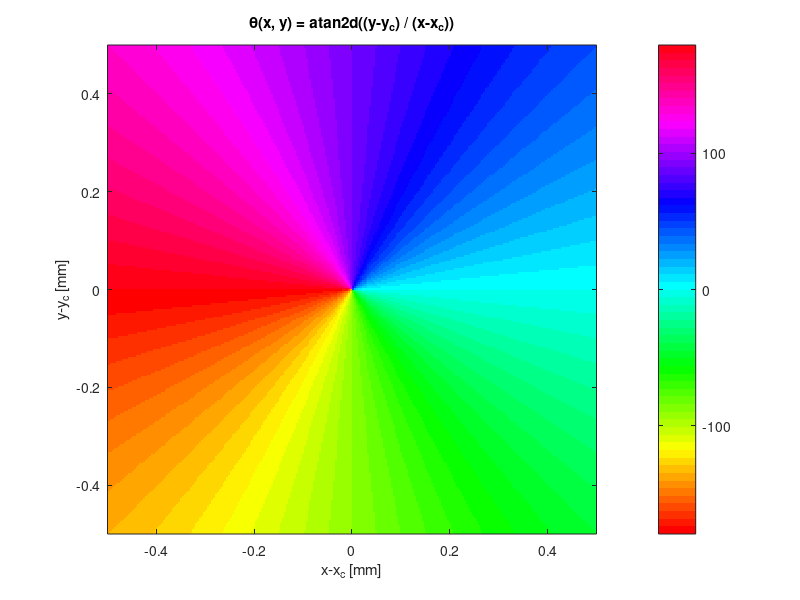
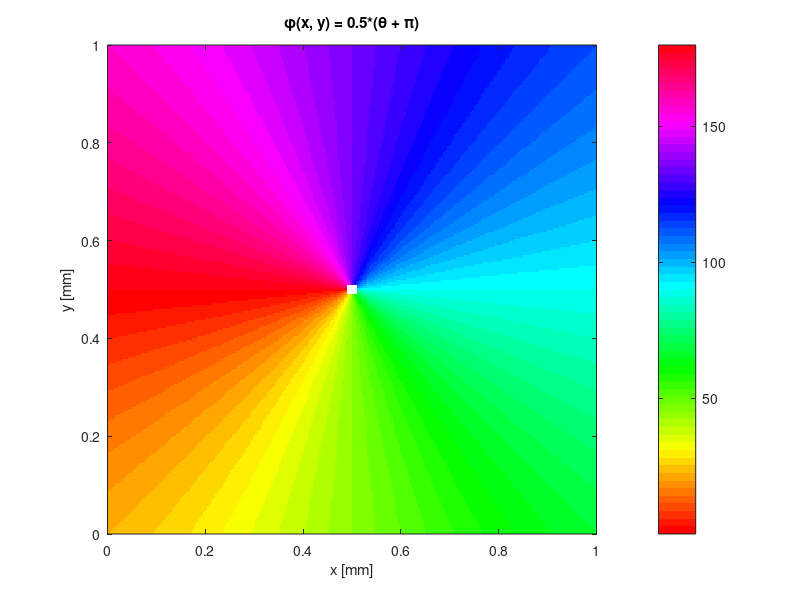
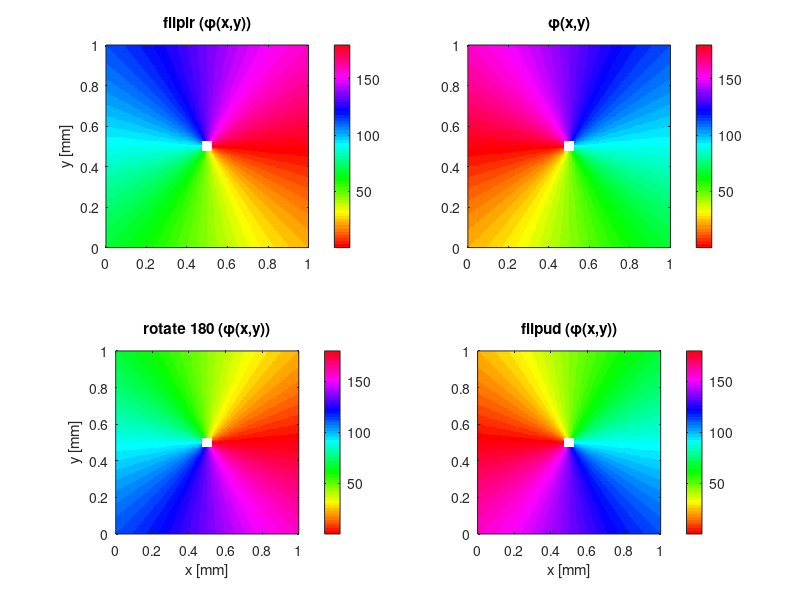

Reproduce these figures in MATLAB, in order. (Note: this script raises an error after producing the figures.)
N=254; %number of points
%{
pinwheel location
--------------------------
          y axis
            ^
 --  -   |  |  |   +   --
            |
------------|-------------> x axix
            |
 --  +   |  |  |   -   --   

---------------------------
'-' sign stands for clockwise rotation
'+' sign stands for counter clockwise rotation

%}
%==========================================================================
% STEP 1: Compute the right-top pinwheel matrix
% Size of the fundamental domain 
X_rt=(0:1/(N-1):1);
Y_rt=(0:1/(N-1):1);

% Pinwheel centre
x_pw = 0.5; % mm
y_pw = 0.5; % mm


% Shift coordinates
Xc = abs(X_rt) - x_pw;
Yc = abs(Y_rt) - y_pw;

%%

% Grid of the domain
[X, Y] = meshgrid(Xc, Yc);

% theta
A        = atan2d(Y, X);
%%
xy_idx = ceil(N/2);
A_rt(xy_idx, xy_idx) = -inf;

figure(1);
imagesc(Xc, Yc, A); hold on;
title('\theta(x, y) = atan2d((y-y_c) / (x-x_c))')
colormap('hsv')
axis equal
xlim([-0.5, 0.5])
ylim([-0.5, 0.5])

xlabel('x-x_c [mm]')
ylabel('y-y_c [mm]')
set(gca, 'YDir', 'normal');
colorbar()
%%

% Shift range to 0 - 180 
% phi = 1/2 * (theta + 180)
A_rt = 0.5*(atan2d(Y, X) + 180);

figure(2);
imagesc(X_rt, Y_rt, A_rt); hold on;
title('\phi(x, y) = 0.5*(\theta + \pi)')
colormap('hsv')
scatter(x_pw, y_pw, 50, [1 1 1], 's', 'filled');
axis equal
xlim([-0.0, 1.0])
ylim([-0.0, 1.0])

xlabel('x [mm]')
ylabel('y [mm]')

% This command basically flips the array upside down
set(gca,'YDir','normal')

colorbar()
%%  Test rotation symmetry
% figure(3);
% subplot(2,2,2)
% h = pcolor(X_rt, Y_rt, A_rt); hold on;
% title('\phi(x,y)')
% set(h,'EdgeColor','none')
% colormap('hsv')
% scatter(X_rt(xy_idx), Y_rt(xy_idx), 50, [1 1 1], 's', 'filled');
% axis equal
% xlim([0, 1])
% ylim([0, 1])
% 
% rot_angle = 1; 
% subplot(2,2,1)
% h1 = pcolor(X_rt, Y_rt, rot90(A_rt,rot_angle)); hold on;
% title('\phi(x,y)')
% 
% set(h1,'EdgeColor','none')
% colormap('hsv')
% scatter(X_rt(xy_idx), Y_rt(xy_idx), 50, [1 1 1], 's', 'filled');
% axis equal
% xlim([0, 1])
% ylim([0, 1])
% ylabel('y [mm]')
% 
% 
% subplot(2,2,3)
% h2 = pcolor(X_rt, Y_rt, rot90(rot90(A_rt,rot_angle),rot_angle)); hold on;
% set(h2,'EdgeColor','none')
% colormap('hsv')
% scatter(X_rt(xy_idx), Y_rt(xy_idx), 50, [1 1 1], 's', 'filled');
% axis equal
% xlim([0, 1])
% ylim([0, 1])
% 
% ylabel('y [mm]')
% xlabel('x [mm]')
% 
% 
% subplot(2,2,4)
% h3 = pcolor(X_rt, Y_rt, rot90(rot90(rot90(A_rt,rot_angle),rot_angle),rot_angle)); hold on;
% set(h3,'EdgeColor','none')
% colormap('hsv')
% scatter(X_rt(xy_idx), Y_rt(xy_idx), 50, [1 1 1], 's', 'filled');
% axis equal
% xlim([0, 1])
% ylim([0, 1])
% 
% xlabel('x [mm]')

%% Test rotation symmetry

% figure(4);
% 
% rot_angle = -1; 
% subplot(2,2,1)
% h1 = pcolor(X_rt, Y_rt, rot90(A_rt,rot_angle)); hold on;
% set(h1,'EdgeColor','none')
% colormap('hsv')
% scatter(X_rt(xy_idx), Y_rt(xy_idx), 50, [1 1 1], 's', 'filled');
% axis equal
% xlim([0, 1])
% ylim([0, 1])
% ylabel('y [mm]')
% 
% 
% subplot(2,2,2)
% h = pcolor(X_rt, Y_rt, A_rt); hold on;
% title('\phi(x,y)')
% set(h,'EdgeColor','none')
% colormap('hsv')
% scatter(X_rt(xy_idx), Y_rt(xy_idx), 50, [1 1 1], 's', 'filled');
% axis equal
% xlim([0, 1])
% ylim([0, 1])
% 
% 
% 
% subplot(2,2,3)
% h2 = pcolor(X_rt, Y_rt, rot90(rot90(A_rt,rot_angle),rot_angle)); hold on;
% set(h2,'EdgeColor','none')
% colormap('hsv')
% scatter(X_rt(xy_idx), Y_rt(xy_idx), 50, [1 1 1], 's', 'filled');
% axis equal
% xlim([0, 1])
% ylim([0, 1])
% 
% ylabel('y [mm]')
% xlabel('x [mm]')
% 
% 
% subplot(2,2,4)
% h3 = pcolor(X_rt, Y_rt, rot90(rot90(rot90(A_rt,rot_angle),rot_angle),rot_angle)); hold on;
% set(h3,'EdgeColor','none')
% colormap('hsv')
% scatter(X_rt(xy_idx), Y_rt(xy_idx), 50, [1 1 1], 's', 'filled');
% axis equal
% xlim([0, 1])
% ylim([0, 1])
% 
% xlabel('x [mm]')
% 
%% Let's flip things around

figure(5);

subplot(2,2,1)
imagesc(X_rt, Y_rt, fliplr(A_rt)); hold on;
title('fliplr (\phi(x,y))')
colormap('hsv')
scatter(x_pw, y_pw, 50, [1 1 1], 's', 'filled');
axis equal
xlim([0, 1])
ylim([0, 1])
ylabel('y [mm]')
set(gca, 'YDir', 'normal')
colorbar()


subplot(2,2,2)
imagesc(X_rt, Y_rt, A_rt); hold on;
title('\phi(x,y)')
colormap('hsv')
scatter(x_pw, y_pw, 50, [1 1 1], 's', 'filled');
axis equal
xlim([0, 1])
ylim([0, 1])
set(gca, 'YDir', 'normal')
colorbar()


subplot(2,2,3)
imagesc(X_rt, Y_rt, rot90(rot90(A_rt))); hold on;
title('rotate 180 (\phi(x,y))')
colormap('hsv')
scatter(x_pw, y_pw, 50, [1 1 1], 's', 'filled');
axis equal
xlim([0, 1])
ylim([0, 1])

ylabel('y [mm]')
xlabel('x [mm]')
set(gca, 'YDir', 'normal')
colorbar()


subplot(2,2,4)
imagesc(X_rt, Y_rt, flipud(A_rt)); hold on;
title('flipud (\phi(x,y))')
colormap('hsv')
scatter(x_pw, y_pw, 50, [1 1 1], 's', 'filled');
axis equal
xlim([0, 1])
ylim([0, 1])
xlabel('x [mm]')
set(gca, 'YDir', 'normal')
colorbar()

%% Make flipped and rotated copies

% To get the unit cell in the right direction we need to flip the
% fundamental domain
%     y|
%      |
%      |
% (0,0) ---->x
A_rt_flipped = flipud(A_rt);

tr = A_rt_flipped;
tl = fliplr(A_rt_flipped);
bl = rot90(rot90(A_rt_flipped));
br = flipud(A_rt_flipped);

%% Concatenate

tr = tr(1:end-1, 2:end);
tl = tl(1:end-1, :); % This one keeps the origin
% bl does not change
br = br(:, 2:end);
PMM = [tl tr; bl br]; 

% Length of primitive cell
X_pc = linspace(-1,1,size(PMM,1)); 
Y_pc = linspace(-1,1,size(PMM,1)); 
[XX, YY] = meshgrid(X_pc, Y_pc);


%%
cmap = cyclic_mygbm_30_95_c78_n256_s25;
figure(6)
imagesc(X_pc, Y_pc, PMM); hold on;
axis equal
xlim([-1.0, 1.0])
ylim([-1.0, 1.0])
plot([-1.0, 1.0], [0, 0], 'k')
plot([0.0, 0.0], [-1.0, 1.0], 'k')
plot([-1.0, 1.0], [1.0, -1.0], 'k--')
plot([-1.0, 1.0], [-1.0, 1.0], 'k--')
ylabel('y [mm]')
xlabel('x [mm]')
set(gca, 'YDir', 'normal')
colormap(cmap)
colorbar()
%%
figure(7)
imagesc(X_pc, Y_pc, cosd(PMM)); hold on;
colormap('hsv')
axis equal
xlim([-1.0, 1.0])
ylim([-1.0, 1.0])
plot([-1.0, 1.0], [0, 0], 'k')
plot([0.0, 0.0], [-1.0, 1.0], 'k')
plot([-1.0, 1.0], [1.0, -1.0], 'k--')
plot([-1.0, 1.0], [-1.0, 1.0], 'k--')
ylabel('y [mm]')
xlabel('x [mm]')
set(gca, 'YDir', 'normal')
colorbar()
%%
figure(8)
imagesc(X_pc, Y_pc, sind(PMM)); hold on;
colormap('hsv')
axis equal
xlim([-1.0, 1.0])
ylim([-1.0, 1.0])
plot([-1.0, 1.0], [0, 0], 'k')
plot([0.0, 0.0], [-1.0, 1.0], 'k')
plot([-1.0, 1.0], [1.0, -1.0], 'k--')
plot([-1.0, 1.0], [-1.0, 1.0], 'k--')
ylabel('y [mm]')
xlabel('x [mm]')
set(gca, 'YDir', 'normal')
colorbar()

%%

cmap = cyclic_mygbm_30_95_c78_n256_s25;
figure(8)
imagesc(X_pc, Y_pc, PMM'); hold on;
axis equal
xlim([-1.0, 1.0])
ylim([-1.0, 1.0])
plot([-1.0, 1.0], [0, 0], 'k')
plot([0.0, 0.0], [-1.0, 1.0], 'k')
plot([-1.0, 1.0], [1.0, -1.0], 'k--')
plot([-1.0, 1.0], [-1.0, 1.0], 'k--')
ylabel('y [mm]')
xlabel('x [mm]')
set(gca, 'YDir', 'normal')
colormap(cmap)
colorbar()

figure(9)
imagesc(X_pc, Y_pc, PMM'); hold on;
colormap('hsv')
axis equal
xlim([-1.0, 1.0])
ylim([-1.0, 1.0])
plot([-1.0, 1.0], [0, 0], 'k')
plot([0.0, 0.0], [-1.0, 1.0], 'k')
plot([-1.0, 1.0], [1.0, -1.0], 'k--')
plot([-1.0, 1.0], [-1.0, 1.0], 'k--')
ylabel('y [mm]')
xlabel('x [mm]')
set(gca, 'YDir', 'normal')
colormap(flipud(cmap))
colorbar()

%%

XC = [-0.8, -0.5, -0.5, -0.25, -0.8, -0.70,  -0.3,  -0.2, -0.5,   0];
YC = [-0.5, -0.8, -0.2, -0.3, -0.7,  -0.25,  -0.7, -0.5,     0, -0.7];
TH = [  90,  135,   45,   15,  105,     65,  155,     0,    45, 170];

for kk=1:length(XC)
    % Lines at 90
    [xcoo, ycoo] = oriented_segment(XC(kk), YC(kk), -TH(kk), 0.05);
    line(xcoo, ycoo, 'color', 'k', 'linewidth', 2)
    line(xcoo, ycoo+2*abs(YC(kk)),  'color', 'k', 'linewidth', 2)
    line(xcoo+2*abs(XC(kk)), ycoo,  'color', 'k', 'linewidth', 2)
    line(xcoo+2*abs(XC(kk)), ycoo+2*abs(YC(kk)),  'color', 'k', 'linewidth', 2)
end
